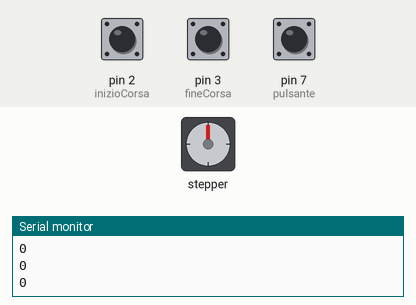
Bench run of a sketch on a simulated Arduino Uno, built with avr-gcc and run on an emulated ATmega328P. Shown: stepper motor, the last lines printed to the serial monitor. The test bench sets the inputs (shaded band); at power-on: pin 7 (pulsante) HIGH, pin 2 (inizioCorsa) HIGH, pin 3 (fineCorsa) HIGH. Stepper angles assume 200 steps per turn.

Above: at 1.2 s.
1.3 s: pin 7 (pulsante) pulled LOW for 0.15 s
At 1.45 s:
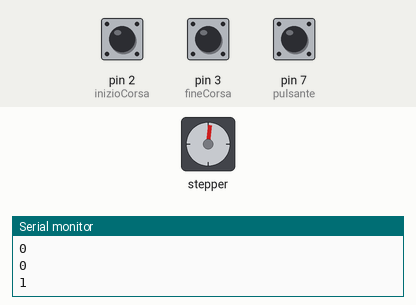
At 2.06 s:
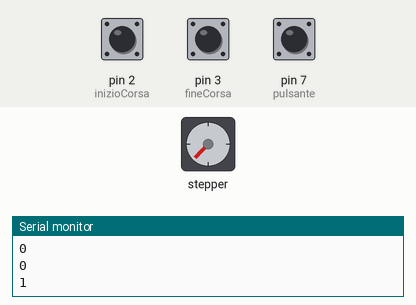
4.3 s: pin 2 (inizioCorsa) pulled LOW for 0.15 s
7.4 s: pin 7 (pulsante) pulled LOW for 1 s
11.4 s: pin 2 (inizioCorsa) pulled LOW for 1 s
15.4 s: pin 3 (fineCorsa) pulled LOW for 0.15 s
At 15.82 s:
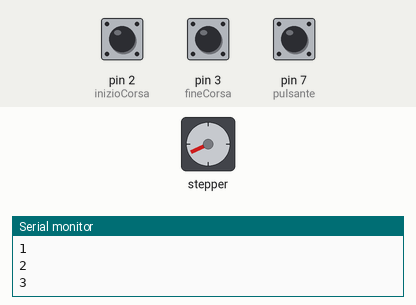
17.8 s: pin 2 (inizioCorsa) driven LOW and pin 7 (pulsante) driven LOW
At 18.25 s:
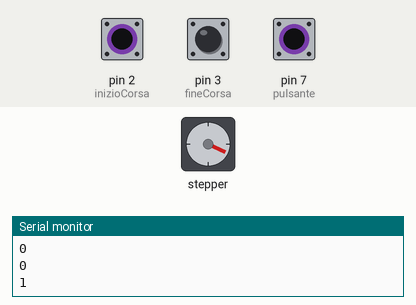
Timing chart, 0 to 21.8 s (numbered marks = the images above; inputs shaded):
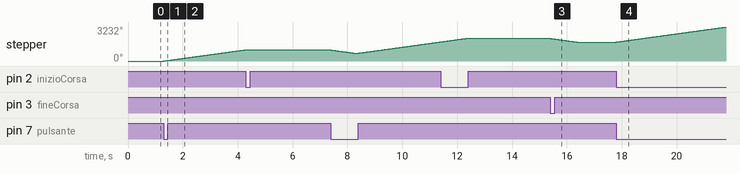

The sketch:

cancello_automatico.ino
```cpp
// cancello
#include <Stepper.h>


int pulsante = 7;

int inizioCorsa  = 2;
int fineCorsa  = 3;

int stato = 0;

Stepper myStepper(200, 8, 10, 9, 11);

void setup() {

  Serial.begin(9600);

  pinMode(inizioCorsa, INPUT_PULLUP);
  pinMode(fineCorsa, INPUT_PULLUP);
  attachInterrupt(0, stopApri, FALLING);
  attachInterrupt(1, stopChiudi, FALLING);
  pinMode(pulsante,INPUT_PULLUP);

  myStepper.setSpeed(60);
}

void loop() {

  if (digitalRead(pulsante)== LOW){
    stato = 1;
  }
  Serial.println(stato);

switch (stato) {

    case 1:
      apri();
      break;

    case 2:
      attendi();
      break;

    case 3:
      chiudi();
      break;

  }

}


void apri(){
  myStepper.step(200);
}

void stopApri(){
  if (stato==1){
    stato = 2;
  }
}

void attendi(){
  delay(3000);
  stato = 3;
}

void chiudi(){
  myStepper.step(-200);
}
void stopChiudi(){
  if (stato==3){
    stato = 0;
  }
}
```

Measured:
- after the input at 1.3 s, stepper: keeps turning clockwise at about 359°/s, starting at once
- after the input at 15.4 s, stepper: goes on until 16.4 s, then stays 1800°
- after the input at 17.8 s, stepper: keeps turning clockwise at about 359°/s, starting at once
